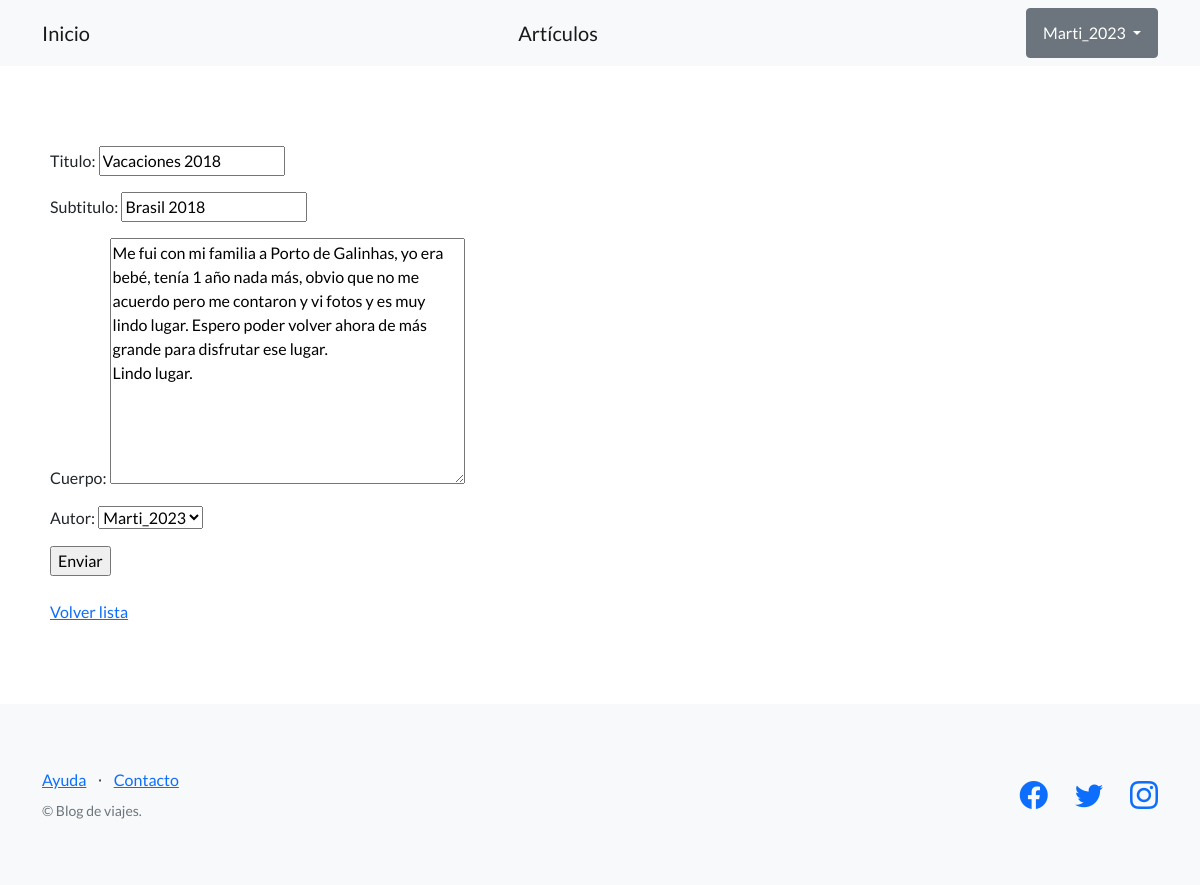
/blog/editar/15/ (signed in), run on the app's committed database.
### blog/models.py (models this page shows, shortened)
class Articulo(models.Model):
    titulo= models.CharField(max_length=200, unique=True)
    subtitulo= models.CharField(max_length=200)
    cuerpo= models.TextField()
    autor= models.ForeignKey(User, on_delete=models.SET_NULL, null=True)
    fecha_publicacion= models.DateTimeField(auto_now_add=True)
    imagen= models.ImageField(upload_to='images', blank=True)
    class Meta:
        ordering = ['-fecha_publicacion']

### blog/views.py (the view)
# urls.py: path("editar/<int:id>/", editar_articulo, name='editar_articulo'),
@login_required
def editar_articulo(request, id):
    articulo= Articulo.objects.get(id= id)
    if request.method=="POST":
        form= ArticuloForm(request.POST, instance=articulo)
        if form.is_valid():
            articulo.save()
            return redirect('lista_articulos')
    else:
        form= ArticuloForm(instance=articulo)
    return render(
        request=request,
        template_name= 'blog/crear_articulo.html',
        context={'form': form},
    )

### blog/forms.py
class ArticuloForm(forms.ModelForm):
    class Meta:
        model = Articulo
        fields = ['titulo', 'subtitulo', 'cuerpo', 'autor']

### blog/templates/blog/crear_articulo.html (shortened to what this page needs)
{% extends 'blog/base.html' %}
{% block contenido %}
    <form method= "post">
        {{ form.as_p }}
        <input type= "submit" value= "Enviar"/>
    </form>
    <br>
    <a href ="{% url 'lista_articulos' %}">Volver lista </a>
{% endblock contenido %}

### blog/templates/blog/base.html (shortened to what this page needs)
{% load static %}
<!DOCTYPE html>
<html lang="en">
    <head>
        <link href="https://cdn.jsdelivr.net/npm/bootstrap-icons@1.5.0/font/bootstrap-icons.css" rel="stylesheet" type="text/css" />
        <link href="{% static 'css/styles.css' %}" rel="stylesheet" />
    </head>
    <body>
        <nav class="navbar navbar-light bg-light static-top">
            <div class="container">
                <a class="navbar-brand" href= "{% url 'inicio' %}">Inicio</a>
                <a class="navbar-brand" href= "{% url 'lista_articulos' %}">Artículos</a>
                {% if user.is_authenticated %}
                <div class="dropdown">
                    <button class="btn btn-secondary dropdown-toggle" type="button" id="dropdownMenuButton1" data-bs-toggle="dropdown" aria-expanded="false">
                        <div style="display: inline-flex;">
                            <span>{{ user.username }}</span>
                        </div>
                    </button>
                    </div>
                </div>
                {% else %}
                <a class="btn btn-primary" href="{% url 'login' %}">Iniciar Sesión</a>
                <a class="btn btn-success" href="{% url 'registro' %}">Registro</a>
                {% endif %}
        </nav>
        <section style= "padding: 80px 50px;">
            {% block contenido %}
            {% endblock contenido %}
        </section>
        <footer class="footer bg-light">
            <div class="container">
                <div class="row">
                    <div class="col-lg-6 h-100 text-center text-lg-start my-auto">
                        <ul class="list-inline mb-2">
                            <li class="list-inline-item"><a href="#!">Ayuda</a></li>
                            <li class="list-inline-item">⋅</li>
                            <li class="list-inline-item"><a href="#!">Contacto</a></li>
                        </ul>
                        <p class="text-muted small mb-4 mb-lg-0">&copy; Blog de viajes.</p>
                    </div>
                    <div class="col-lg-6 h-100 text-center text-lg-end my-auto">
                        <ul class="list-inline mb-0">
                            <li class="list-inline-item me-4">
                                <a href="#!"><i class="bi-facebook fs-3"></i></a>
                            </li>
                            <li class="list-inline-item me-4">
                                <a href="#!"><i class="bi-twitter fs-3"></i></a>
                            </li>
                            <li class="list-inline-item">
                                <a href="https://www.instagram.com/espndeportes/?hl=es"><i class="bi-instagram fs-3"></i></a>
                            </li>
                        </ul>
                    </div>
                </div>
            </div>
        </footer>
    </body>
</html>

### data on the page
Articulo: titulo "Vacaciones 2018", subtitulo "Brasil 2018", cuerpo "Me fui con mi familia a Porto de Galinhas, yo era bebé, tenía 1 año nada más, obvio que no me acuerdo pero me contaron y vi fotos y es muy lindo lugar. Espero poder volver ahora de más grande para disfrutar ese lugar. Lindo lugar.", autor "Marti_2023"

### other printed values
{{ user.username }} "Marti_2023"
